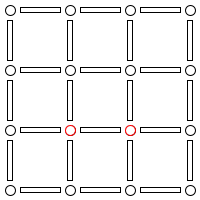
Frame 1 (no input)
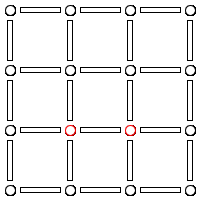
Frame 60 (the mouse pressed at the canvas centre just before this capture)
Frame 120 (the mouse held since frame 60 and released just before this capture): identical to frame 60, image omitted

The Processing sketch that drew these frames (run headless with seeded random() and noise(); from frame 60 on, the mouse is pressed at the canvas centre):

// Processing sketch: processing_96711
// ── processing_96711.pde

void setup(){
size(200,200);
background(255);

}

void draw(){

for(int x=10;x<200;x=x+60)
{
  for(int y=10;y<200;y=y+60)
{
stroke(0);
  ellipse(x,y,10,10);

}
}

for(int i=20; i<181; i=i+60)
{
  for(float j=7.5; j<200; j=j+60)
  {
   stroke(0);
    rect(i,j,40,5);
}
}

for(float d=7.5; d<200; d=d+60)
{
  for(float v=20; v<181; v=v+60)
  {
    rect(d,v,5,40);
}
}

stroke(255,0,0);
ellipse(70,130,10,10);
ellipse(130,130,10,10);

}
